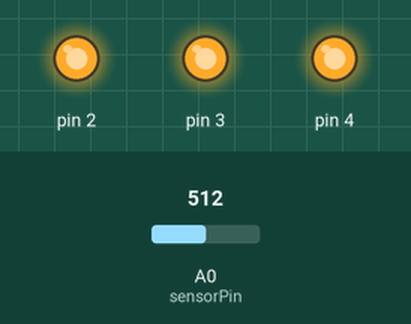
Simulated run of this sketch. Board: Arduino Uno, built with avr-gcc and run on an emulated ATmega328P. Parts: output pins drawn as LEDs (lit = HIGH). The test bench sets the inputs (shaded band); at power-on: A0 (sensorPin) = 512. What the sketch prints to the serial monitor is not drawn.

Above: at 1.8 s.
1.9 s: A0 (sensorPin) set to 169
3.4 s: A0 (sensorPin) set to 155
At 4.8 s:
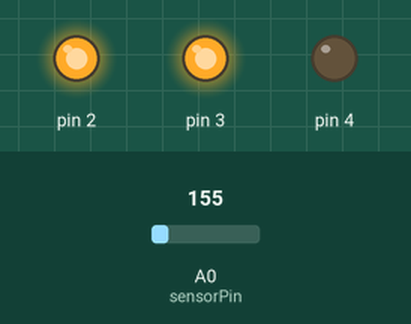
5.5 s: A0 (sensorPin) set to 122
At 6.3 s:
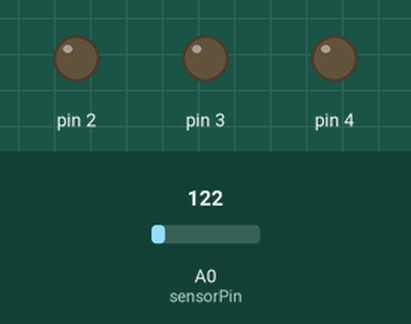
7.5 s: A0 (sensorPin) set to 306
At 9.1 s:
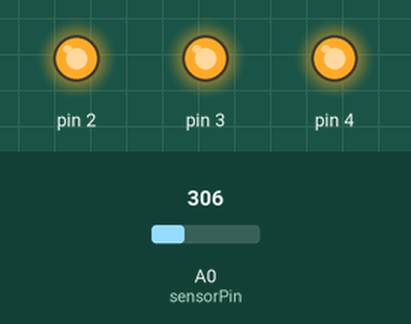
9.5 s: A0 (sensorPin) set to 0
At 10.6 s:
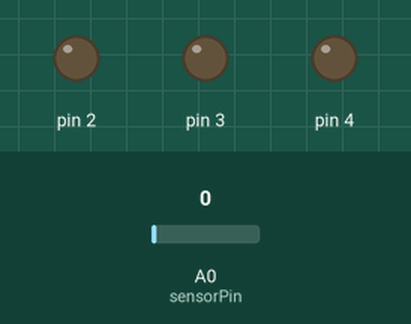
Timing chart, 0 to 12.5 s (numbered marks = the images above; inputs shaded):
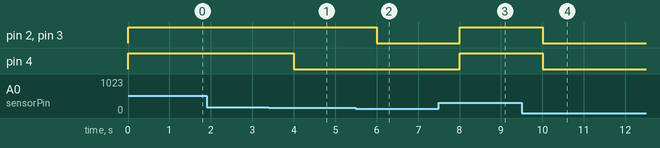

Measured:
- the behaviour switches between 156 and 155 on A0 (sensorPin) (found by bisection; images 0 and 1)
- after the input at 1.9 s, every drawn part: stays the same
- after the input at 3.4 s, pin 4: HIGH → LOW after 0.60 s
- after the input at 5.5 s, pin 2, pin 3: HIGH → LOW after 0.50 s
- after the input at 7.5 s, pin 2–4: LOW → HIGH after 0.51 s
- after the input at 9.5 s, pin 2–4: HIGH → LOW after 0.51 s

The sketch:

led_responds_to_temp_sensor.ino
```cpp
const int sensorPin = A0;
const float baselineTemp = 20.0;


void setup() {
  Serial.begin(9600);
  for (int pinNum = 2; pinNum <5; pinNum++){
    pinMode(pinNum, OUTPUT);
    digitalWrite(pinNum, LOW);
  }
}

void loop() {
  // get temp sensor reading
  int sensorVal = analogRead(sensorPin);
  // Serial.print("\nSensor: ");
  // Serial.print(sensorVal);

  // convert ADC to voltage
  float volts = (sensorVal / 1024.0) * 5.0;
  // Serial.print("; Voltage (v): ");
  // Serial.print(volts);

  float temperature = (volts - 0.5) * 100;
  // Serial.print("; Temperature (˚C): ");
  Serial.print(temperature);

  if (temperature < baselineTemp + 2){
    digitalWrite(2, LOW);
    digitalWrite(3, LOW);
    digitalWrite(4, LOW);
  } else if (temperature >= baselineTemp + 2 && temperature < baselineTemp + 4){
    digitalWrite(2, HIGH);
    digitalWrite(3, LOW);
    digitalWrite(4, LOW);
  } else if (temperature >= baselineTemp + 4 && temperature < baselineTemp + 6){
    digitalWrite(2, HIGH);
    digitalWrite(3, HIGH);
    digitalWrite(4, LOW);
  } else {
    digitalWrite(2, HIGH);
    digitalWrite(3, HIGH);
    digitalWrite(4, HIGH);

  }

  delay(1000);
}
```
